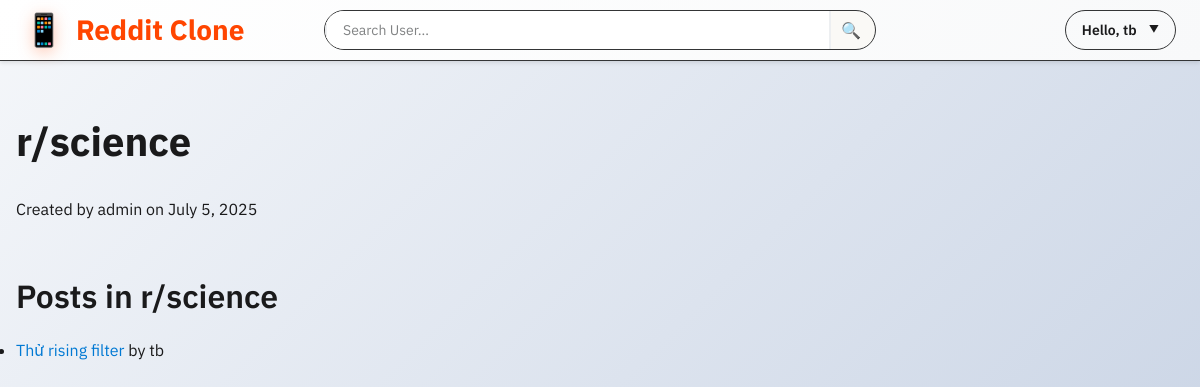
/c/science/ (signed in), run on the app's committed database.
### posts/models.py (models this page shows, shortened)
class Community(models.Model):
    name = models.CharField(max_length=100, unique=True)
    slug = models.SlugField(max_length=100, unique=True, blank=True)
    description = models.TextField(blank=True)
    owner       = models.ForeignKey(settings.AUTH_USER_MODEL,
                                    on_delete=models.CASCADE,
                                    related_name='owned_communities')
    created_at = models.DateTimeField(auto_now_add=True, null=True, blank=True)

class Post(models.Model):
    title        = models.CharField(max_length=255)
    content      = models.TextField(blank=True)
    image        = models.ImageField(upload_to='post_images/', blank=True, null=True)
    author       = models.ForeignKey(User, on_delete=models.CASCADE)
    community    = models.ForeignKey(Community, on_delete=models.CASCADE,
                                     null=True, blank=True,
                                     )
    tags         = models.ManyToManyField(Tag, blank=True, related_name='posts')
    created_at   = models.DateTimeField(auto_now_add=True)

### posts/views.py (the view)
# urls.py: path('c/<slug:slug>/', views.community_detail, name='community_detail'),
def community_detail(request, slug):
    comm = get_object_or_404(Community, slug=slug)
    posts = comm.post_set.all()  # giả sử trong Post có FK 'community'
    return render(request, 'posts/community_detail.html', {'community': comm, 'posts': posts})

### posts/templates/posts/community_detail.html (shortened to what this page needs)
{% extends 'posts/base.html' %}
{% block content %}
{% load static %}
<link rel="stylesheet" href="{% static 'posts/css/community_style.css' %}">
<div class="container mx-auto py-6">
  <div class="flex items-center justify-between mb-4">
    <h1 class="text-3xl font-bold">r/{{ community.slug }}</h1>
  </div>
  <p class="text-sm text-gray-500 mb-6">
    Created by {{ community.owner.username }} on {{ community.created_at|date:"F j, Y" }}
  </p>
  <h2 class="text-2xl font-semibold mb-3">Posts in r/{{ community.slug }}</h2>
  <ul class="list-inside list-decimal">
    {% for post in posts %}
      <li class="mb-2">
        <a href="{% url 'posts:post_detail' post.pk %}" class="text-blue-600 hover:underline">
          {{ post.title }}
        </a>
        <span class="text-sm text-gray-600">by {{ post.author.username }}</span>
      </li>
    {% empty %}
      <li>No posts yet in this community.</li>
    {% endfor %}
  </ul>
</div>
{% endblock %}

### posts/templates/posts/base.html (shortened to what this page needs)
{% load static %}
<!DOCTYPE html>
<html lang="en">
<head>
  <link rel="stylesheet" href="{% static 'posts/css/style.css' %}">
</head>
<body>
  <header class="header">
    <div class="header-content">
      <a class="logo" href="{% url 'posts:post_list' %}">
        <span class="logo-icon">📱</span>
        Reddit Clone
      </a>
      <form class="search-form" method="get" action="{% url 'posts:user_search' %}">
        <input type="text" name="q" placeholder="Search User…" value="{{ request.GET.q|default:'' }}">
        <button type="submit">🔍</button>
      </form>
      <nav class="nav-right">
        {% if user.is_authenticated %}
          <div class="user-menu" id="userMenu">
            <div class="user-greeting">Hello, {{ user.username }}</div>
          </div>
        {% else %}
          <a href="{% url 'login' %}" class="nav-btn">Log In</a>
          <a href="{% url 'posts:register' %}" class="nav-btn">Sign Up</a>
        {% endif %}
      </nav>
    </div>
  </header>
  <main class="main-content">
    <div class="container">
      {% block content %}{% endblock %}
    </div>
  </main>
</body>
</html>

### posts/static/posts/css/style.css (style rules this page uses)
* { margin: 0; padding: 0; box-sizing: border-box; }
body { background: linear-gradient(135deg, #f5f7fa 0%, #c3cfe2 100%); font-family: -apple-system, BlinkMacSystemFont, "Segoe UI", Roboto, Oxygen-Sans, Ubuntu, Cantarell, "Helvetica Neue", sans-serif; line-height: 1.6; color: #1a1a1b; min-height: 100vh; }
.header { background: linear-gradient(135deg, #ffffff 0%, #f8f9fa 100%); border-bottom: 1px solid #343536; position: sticky; top: 0; z-index: 1000; box-shadow: 0 2px 4px rgba(0,0,0,0.1); }
.header-content { max-width: 1400px; margin: 0 auto; padding: 0 24px; display: grid; grid-template-columns: 1fr 2fr 1fr; align-items: center; height: 60px; gap: 24px; }
.logo { color: #ff4500; font-size: 28px; font-weight: 800; text-decoration: none; display: flex; align-items: center; justify-self: start; transition: all 0.3s cubic-bezier(0.4, 0, 0.2, 1); position: relative; }
.logo-icon { margin-right: 12px; font-size: 32px; filter: drop-shadow(0 4px 8px rgba(255,69,0,0.3)); transition: all 0.3s ease; }
.search-form { position: relative; display: flex; align-items: center; background-color: rgb(250, 249, 246); border: 1px solid #343536; border-radius: 20px; overflow: hidden; transition: border-color 0.2s ease, box-shadow 0.2s ease; justify-self: center; width: 100%; max-width: 600px; height: 40px; }
.search-form input { flex: 1; padding: 8px 16px; border: none; outline: none; font-size: 14px; background: transparent; color: #d7dadc; font-weight: 400; font-family: inherit; }
.search-form input::placeholder { color: #818384; font-weight: 400; }
.search-form button { background: transparent; border: none; padding: 0; width: 40px; height: 40px; cursor: pointer; color: #818384; font-size: 16px; display: flex; align-items: center; justify-content: center; transition: all 0.2s ease; border-radius: 4px; margin-right: 4px; }
.nav-right { display: flex; align-items: center; gap: 16px; justify-self: end; }
.user-menu { position: relative; display: inline-block; cursor: pointer; }
.user-menu .user-greeting { color: #1a1a1b; font-size: 14px; font-weight: 600; padding: 8px 16px; border-radius: 20px; transition: all 0.2s ease; display: flex; align-items: center; gap: 8px; border: 1px solid #343536; background: transparent; }
.user-menu .user-greeting::after { content: "▼"; font-size: 10px; transition: transform 0.3s ease; margin-left: 4px; }

### posts/static/posts/css/community_style.css (style rules this page uses)
:root { --reddit-orange: #FF4500; --reddit-blue: #0079D3; --reddit-dark-blue: #24A0ED; --reddit-light-blue: #CCE4FF; --reddit-bg: #DAE0E6; --reddit-paper: #FFFFFF; --reddit-text: #1A1A1B; --reddit-text-secondary: #787C82; --reddit-border: #EDEFF1; --reddit-hover: #F6F7F8; --reddit-success: #46D160; --reddit-danger: #EA0027; --reddit-warning: #FFB000; }
* { box-sizing: border-box; }
body { font-family: 'IBM Plex Sans', -apple-system, BlinkMacSystemFont, 'Segoe UI', Roboto, sans-serif; background-color: var(--reddit-bg); color: var(--reddit-text); line-height: 1.6; margin: 0; padding: 0; }
.container { max-width: 1200px; margin: 0 auto; padding: 0 16px; }
h1, h2, h3, h4, h5, h6 { font-weight: 600; color: var(--reddit-text); margin-bottom: 1rem; }
h1 { font-size: 2.5rem; font-weight: 700; }
h2 { font-size: 2rem; font-weight: 600; }
input[type="text"], input[type="email"], input[type="password"], textarea, select { width: 100%; padding: 12px 16px; border: 2px solid var(--reddit-border); border-radius: 4px; font-size: 14px; font-family: inherit; background-color: var(--reddit-paper); color: var(--reddit-text); transition: border-color 0.2s ease; }
.mb-2 { margin-bottom: 0.5rem; }
.mb-3 { margin-bottom: 1rem; }
.mb-4 { margin-bottom: 1.5rem; }
.mb-6 { margin-bottom: 3rem; }
.py-6 { padding: 3rem 0; }
a { color: var(--reddit-blue); text-decoration: none; transition: color 0.2s ease; }

### data on the page
Community: slug "science", owner.username "admin", created_at "July 5, 2025"
Post: title "Thử rising filter", author.username "tb"

### other printed values
{{ user.username }} "tb"
